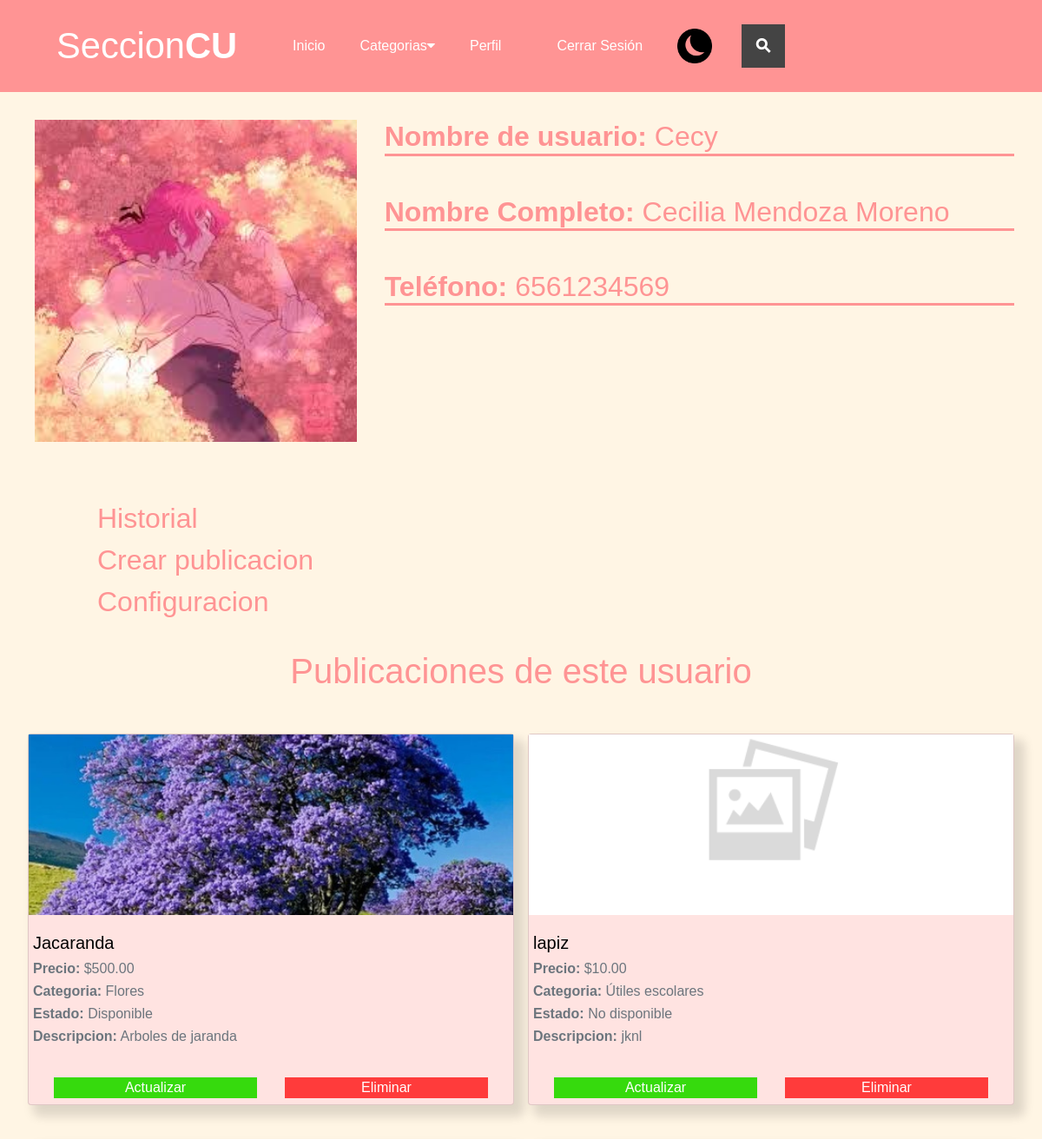
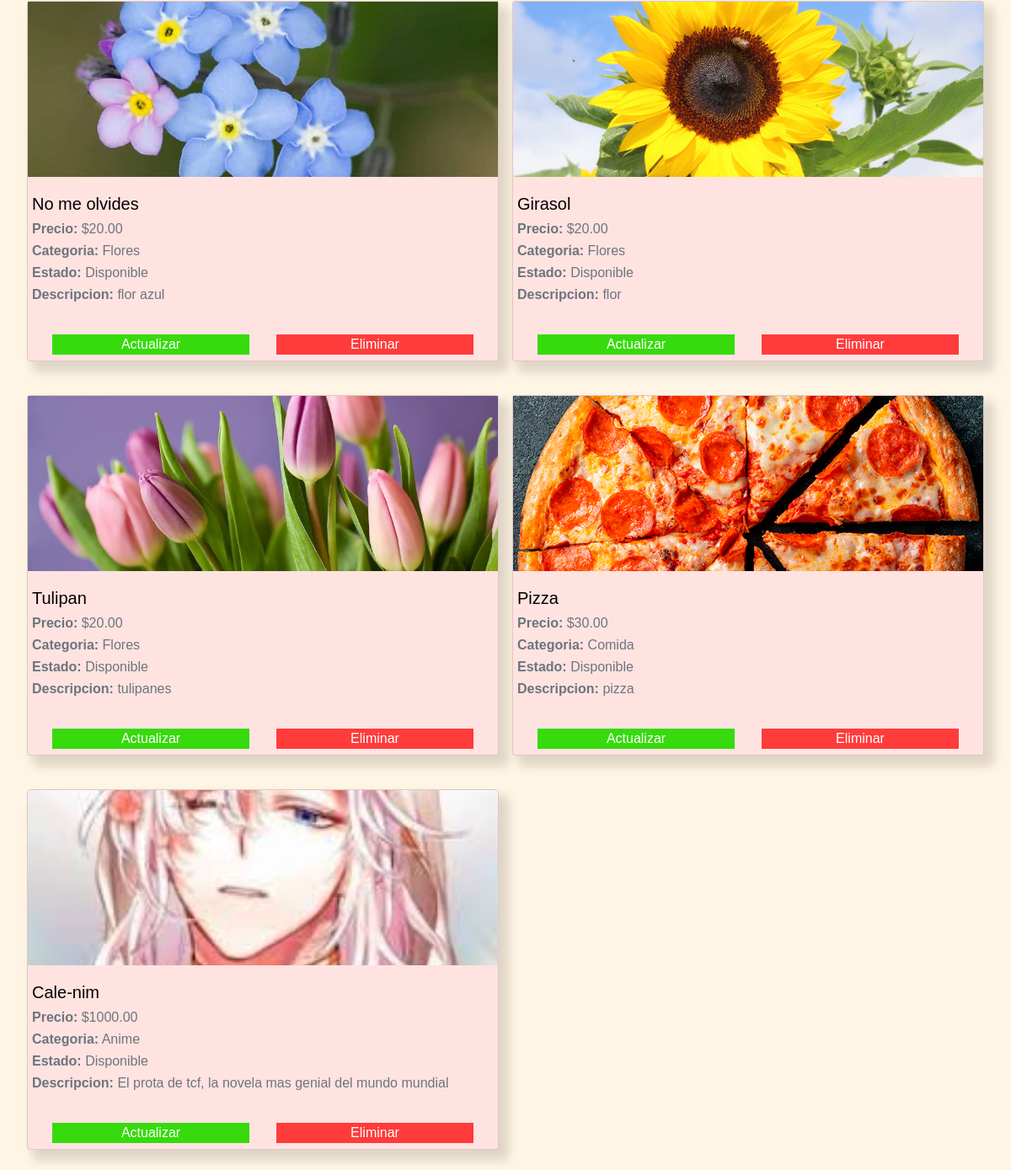
Screenshot of /perfil/ (signed in) with the database file from the repository (2 pictures, top to bottom).
### autentificacion/models.py (models this page shows, shortened)
class User(AbstractUser):
    email = models.EmailField(
        verbose_name='email address',
        max_length=255,
        unique=True,
    )
    username = models.CharField(max_length=100, unique=False)
    birthdate = models.DateField(null=True, blank=True)
    phone = models.CharField(max_length=10, null=True, blank=True)
    address = models.CharField(max_length=200, null=True, blank=True)
    photo = models.ImageField(upload_to='autentificacion', null=True, blank=True)
    career = models.CharField(max_length=30,null=True, blank=True)
    created = models.DateField(auto_now_add=True)
    USERNAME_FIELD = 'email'
    REQUIRED_FIELDS = ['username']

### publicaciones/models.py (models this page shows, shortened)
class Publicaciones(models.Model):
    titulo = models.CharField(max_length=50)
    descripcion = models.CharField(max_length=200)
    imagen =  models.ImageField(upload_to='publicaciones', null=True, blank=True)
    estado = models.BooleanField(default=True)
    autor = models.ForeignKey(User, on_delete=models.CASCADE)
    precio = models.DecimalField(max_digits=10, decimal_places=2)
    categoria = models.ForeignKey(Categoria, on_delete=models.CASCADE)
    created = models.DateField(auto_now_add=True)
    updated = models.DateField(auto_now_add=True)
    class Meta:
        verbose_name='publicacion'
        verbose_name_plural = 'publicaciones'
    def is_estado(self):
        if self.estado:
            return "Disponible"
        return "No disponible"

class Categoria(models.Model):
    nombre = models.CharField(max_length=50)
    created = models.DateField(auto_now_add=True)
    updated = models.DateField(auto_now_add=True)
    class Meta:
        verbose_name='categoria'
        verbose_name_plural = 'categorias'
    def __str__(self):
        return self.nombre

### autentificacion/views.py (the view)
# urls.py: path("perfil/", views.perfil, name="perfil"),
@login_required
def perfil(request):
    categorias = Categoria.objects.all()
    user = request.user
    publicaciones_user = Publicaciones.objects.filter(autor = user).order_by("-created")
    return render(request, "autentificacion/perfil.html", {"categorias":categorias, "usuario":user, "publicaciones" : publicaciones_user})

### autentificacion/templates/autentificacion/perfil.html (shortened to what this page needs)
{% extends 'publicaciones/nav.html'%}
{% load static %}
{%block content%}
<div class="contenido_perfil">
    <div class="cont-perfil-img">
        {% if usuario.photo %}
            <img class="img-perfil" src="{{usuario.photo.url}}" >
        {%else%}
            <img class="img-perfil" src="{% static 'autentificacion/img/gato.jpg' %}">
        {%endif%}
    </div>
    <div class="cont-datosPerfil">
        <h2>
            <span>Nombre de usuario: </span>
            {{ usuario.username }}
        </h2>
        <h2>
            <span>Nombre Completo: </span>
            {{ usuario.first_name }} {{ usuario.last_name }}
        </h2>
        <h2>
            <span>Teléfono: </span>
            {{ usuario.phone }}
        </h2>
    </div>
    <div class="cont-opciones-perfil">
        {%if request.user.id == usuario.id%}
        <div class="apartados-perfil">
            <a href="{%url 'historial' 1%}"> Historial</a>
            <a href="{%url 'create'%}"> Crear publicacion</a>
            <a href="{%url 'configuracion'%}"> Configuracion</a>
        </div>
        {%endif%}
    </div>
</div>
<div class="publicaciones-perfil">
    <h1>
        Publicaciones de este usuario
    </h1>
    <div class="publicaciones-2">
        {%for publicacion in publicaciones%}
        <div class="card mb-4 sombreado">
            <a href="{%url 'publicacion' publicacion.id%}">
                <div class="row g-0">
                    <div class="col-md-perfil">
                        {% if publicacion.imagen %}
                        <img class="img-publi" src="{{publicacion.imagen.url}}" class="card-img-top">
                        {%else%}
                        <img class="img-publi" src="{% static 'publicaciones/img/sin_imagen.png' %}"class="card-img-top">
                        {% endif %}
                    </div>
                    <div class="col-md-perfil2">
                        <div class="card-body">
                            <h5 class="card-title"> {{publicacion.titulo}}</h5>
                            <p class="card-subtitle mb-2 text-muted"><span class="span-card">Precio:</span> ${{publicacion.precio}}</p>
                            <p class="card-subtitle mb-2 text-muted"><span class="span-card">Categoria:</span> {{publicacion.categoria}}</p>
                            {%if request.user.id == usuario.id%}
                            <p class="card-subtitle mb-2 text-muted"><span class="span-card">Estado:</span> {{publicacion.is_estado}}</p>
                            {%endif%}
                            <p class="card-subtitle mb-2 text-muted"><span>Descripcion:</span> {{publicacion.descripcion }}</p>
                        </div>
                    </div>
                </div>
            </a>
                {%if request.user.id == usuario.id%}
                <div class="enlaces-publi btn ">
                    <a class="btn-green" href="{% url 'update' publicacion.id%}">Actualizar</a>
                    <a class="btn-red" href="{% url 'delete' publicacion.id%}" onclick="return confirm('Estas seguro? Esta accion eliminara esta publicacion')" >Eliminar</a>
                </div>
                {%endif%}
        </div>
        {%endfor%}
    </div>
</div>
{%endblock%}

### publicaciones/static/publicaciones/assets/css/header.css (style rules this page uses)
span { font-weight: bold; }
body { font-family: sans-serif; background-color: #FFF5E4; }

### publicaciones/static/publicaciones/assets/css/publicaciones.css (style rules this page uses)
.publicaciones-2 { display: grid; grid-template-columns: repeat(2, 1fr); gap: 2rem; margin: 3rem 2rem 0 2rem; }
.card-title { color: rgb(0, 0, 0); }
.card { background-color: #FFE3E1; }
.sombreado { box-shadow: 9px 10px 12px 3px rgba(0,0,0,0.13); -webkit-box-shadow: 9px 10px 12px 3px rgba(0,0,0,0.13); -moz-box-shadow: 9px 10px 12px 3px rgba(0,0,0,0.13); }
.img-publi { width: 100%; height: 13rem; object-fit: cover; }
.span-card { font-weight: bold; }
@media (min-width:600px) and (max-width: 1279px) { .publicaciones-2 { display: grid; grid-template-columns: repeat(2, 1fr); gap: 1rem; margin: 3rem 2rem 0 2rem; } }
@media (min-width:600px) and (max-width: 1279px) { .publicaciones-2 .g-0 { display: flex; flex-direction: column; } }

### publicaciones/static/publicaciones/assets/css/perfil.css (style rules this page uses)
.contenido_perfil { display: grid; grid-template-columns: 1fr 2fr; margin: 2rem; }
.col-md-perfil { position: relative; width: 100%; padding-right: 15px; padding-left: 15px; }
.col-md-perfil2 { -ms-flex: 0 0 66.666667%; flex: 0 0 66.666667%; }
.cont-opciones-perfil { margin-left: 5rem; }
.img-perfil { height: 100%; width: 100%; object-fit: cover; }
.cont-perfil-img { margin-left: 5rem; margin-bottom: 2rem; }
.apartados-perfil { display: flex; flex-direction: column; margin-top: 2rem; }
.apartados-perfil a { color: #FF9494; font-size: 2rem; }
.cont-datosPerfil h2 { color: #FF9494; border-bottom: 3.5px solid #FF9494; margin-bottom: 2.8rem; }
.cont-datosPerfil { margin-left: 2rem; }
.cont-datosPerfil span { font-weight: bold; }
.publicaciones-perfil h1 { color: #FF9494; text-align: center; }
@media (min-width: 1024px) { .cont-perfil-img { margin-left: 0.5rem; } }

### publicaciones/static/publicaciones/assets/css/config.css (style rules this page uses)
.btn-red { color: white; background-color: rgb(255, 59, 59); border-color: 1px solid red; }
.btn-green { color: white; background-color: #36da0d; border-color: 1px solid #36da0d; }
.enlaces-publi { display: grid; grid-template-columns: repeat(2, 1fr); justify-content: center; align-items: center; }
.enlaces-publi a { margin: 0 1rem; }

### autentificacion/templates/autentificacion/perfil.html (style rules this page uses)
img { width: 20%; }
a { text-decoration: none!important; }

### rows the page displays
User: photo (picture), username "Cecy", first_name "Cecilia", last_name "Mendoza Moreno", phone "6561234569"
Publicaciones: imagen (picture), titulo "Jacaranda", precio "500.00", categoria "Flores", is_estado "Disponible", descripcion "Arboles de jaranda"
Publicaciones: titulo "lapiz", precio "10.00", categoria "Útiles escolares", is_estado "No disponible", descripcion "jknl"
Publicaciones: imagen (picture), titulo "No me olvides", precio "20.00", categoria "Flores", is_estado "Disponible", descripcion "flor azul"
Publicaciones: imagen (picture), titulo "Girasol", precio "20.00", categoria "Flores", is_estado "Disponible", descripcion "flor"
Publicaciones: imagen (picture), titulo "Tulipan", precio "20.00", categoria "Flores", is_estado "Disponible", descripcion "tulipanes"
Publicaciones: imagen (picture), titulo "Pizza", precio "30.00", categoria "Comida", is_estado "Disponible", descripcion "pizza"
Publicaciones: imagen (picture), titulo "Cale-nim", precio "1000.00", categoria "Anime", is_estado "Disponible", descripcion "El prota de tcf, la novela mas genial del mundo mundial"
